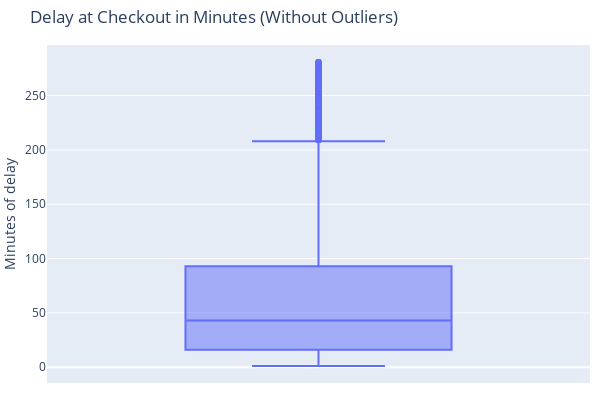

Notebook cell for this chart:
### Code cell
df_timedelay = df_delay[df_delay['state'] == 'delayed']
df_timedelay

Q1 = df_timedelay['delay_at_checkout_in_minutes'].quantile(0.25)
Q3 = df_timedelay['delay_at_checkout_in_minutes'].quantile(0.75)

IQR = Q3 - Q1

lower_bound = Q1 - 1.5 * IQR
upper_bound = Q3 + 1.5 * IQR

df_filtered = df_timedelay[(df_timedelay['delay_at_checkout_in_minutes'] >= lower_bound) & 
                       (df_timedelay['delay_at_checkout_in_minutes'] <= upper_bound)]

fig = px.box(df_filtered, y='delay_at_checkout_in_minutes', title='Delay at Checkout in Minutes (Without Outliers)')
fig.update_yaxes(title='Minutes of delay')
fig.update_layout(height=400, width=600, margin=dict(l=35, r=10, t=45, b=0))
fig.show()

### Figure 1 — Plotly figure (JSON) as saved in the notebook; plotly's stock layout.template omitted (floating-point values rounded to 4 significant figures; data arrays with more than 128 entries replaced by an {"elided": "..."} marker saying what was removed)
{"data": [{"alignmentgroup": "True", "hovertemplate": "delay_at_checkout_in_minutes=%{y}<extra></extra>", "legendgroup": "", "marker": {"color": "#636efa"}, "name": "", "notched": false, "offsetgroup": "", "orientation": "v", "showlegend": false, "type": "box", "x0": " ", "xaxis": "x", "y": {"elided": "8291 int values"}, "y0": " ", "yaxis": "y"}], "layout": {"boxmode": "group", "height": 400, "legend": {"tracegroupgap": 0}, "margin": {"b": 0, "l": 35, "r": 10, "t": 45}, "title": {"text": "Delay at Checkout in Minutes (Without Outliers)"}, "width": 600, "xaxis": {"anchor": "y", "domain": [0, 1]}, "yaxis": {"anchor": "x", "domain": [0, 1], "title": {"text": "Minutes of delay"}}}}
